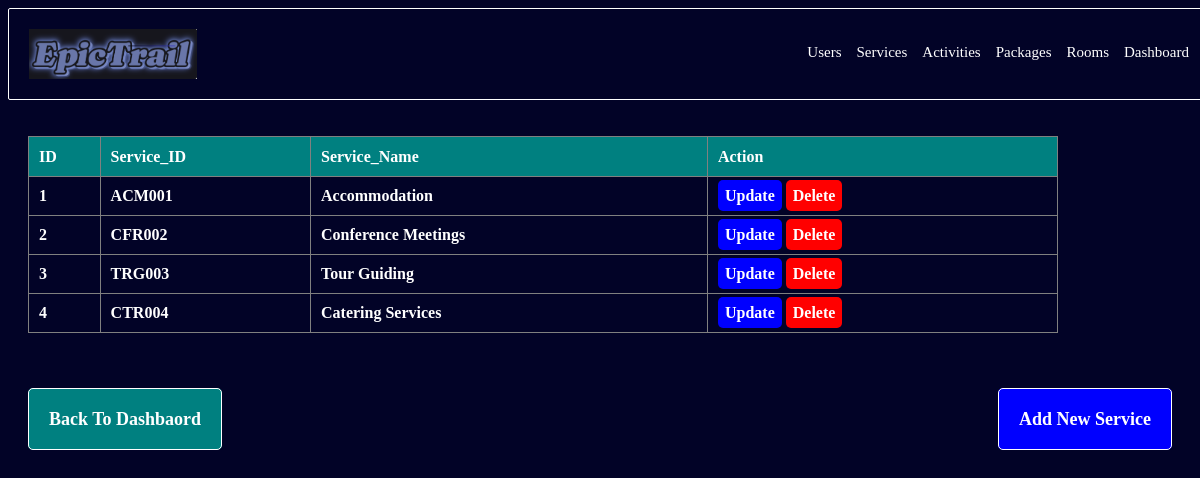
Page /services/ on the committed database.
### myApp/models.py (models this page shows, shortened)
class Services(models.Model):
    id = models.AutoField(primary_key=True)
    service_id = models.CharField(max_length=10, unique=True)
    service_name = models.CharField(max_length=100)

### myApp/views.py (the view)
# urls.py: path('services/', views.services, name='services'),
def services(request):
    services = Services.objects.all()
    return render(request, 'services.html', {'services': services})

### myApp/templates/services.html (shortened to what this page needs)
{% load  static %}
<!DOCTYPE html>
<html lang="en">
<head>
    <link rel="stylesheet" href="{% static 'css/styles.css' %}">
</head>
<body>
    <div class="navbar">
        <div class="logo">
          <img src="{% static 'images/EpicTrail.png' %}" alt="Logo Img">
        </div>
        <div class="nav-links">
          <ul>
            <li><a href="{% url 'users' %}">Users</a></li>
            <li><a href="{% url 'services' %}">Services</a></li>
            <li><a href="{% url 'activities' %}">Activities</a></li>
            <li><a href="{% url 'packages' %}">Packages</a></li>
            <li><a href="{% url 'rooms' %}">Rooms</a></li>
            <li><a href="{% url 'admin_dashboard' %}">Dashboard</a></li>
          </ul>
        </div>
      </div><br>
    <div class="content">
        <div class="table">
            <table border="1">
                <thead>
                    <tr>
                        <th>ID</th>
                        <th>Service_ID</th>
                        <th>Service_Name</th>
                        <th>Action</th>
                    </tr>
                </thead>
                <tbody>
                    {% for service in services %}
                    <tr>
                        <td>{{ service.id }}</td>
                        <td>{{ service.service_id }}</td>
                        <td>{{ service.service_name }}</td>
                        <td>
                            <a href="{% url 'update_service' service.id %}" class="update">Update</a>
                            <a href="{% url 'delete_service' service.id %}" class="delete">Delete</a>
                        </td>
                    </tr>
                    {% endfor %}
                </tbody>
            </table>
        </div>
    </div><br><br>
    <div class="links">
        <div class="back"><a href="{% url 'admin_dashboard' %}" class="back">Back To Dashbaord </a></div>
        <div class="adding"><a href="{% url 'add_service' %}" class="adding">Add New Service</a></div>
    </div>
</body>
</html>

### myApp/static/css/styles.css (style rules this page uses)
body { background: rgb(2, 3, 39); color: #fff; background-size: cover; background-position: center; background-repeat: no-repeat; }
.table { padding-top: 100px; padding: 20px; }

### myApp/templates/services.html (style rules this page uses)
.content { gap: 10px; padding-top: 90px; }
tbody tr td a { text-decoration: none; color: #fff; background-color: #00f; padding: 7px; border-radius: 5px; }

### rows in the picture
Services: id "1", service_id "ACM001", service_name "Accommodation"
Services: id "2", service_id "CFR002", service_name "Conference Meetings"
Services: id "3", service_id "TRG003", service_name "Tour Guiding"
Services: id "4", service_id "CTR004", service_name "Catering Services"
